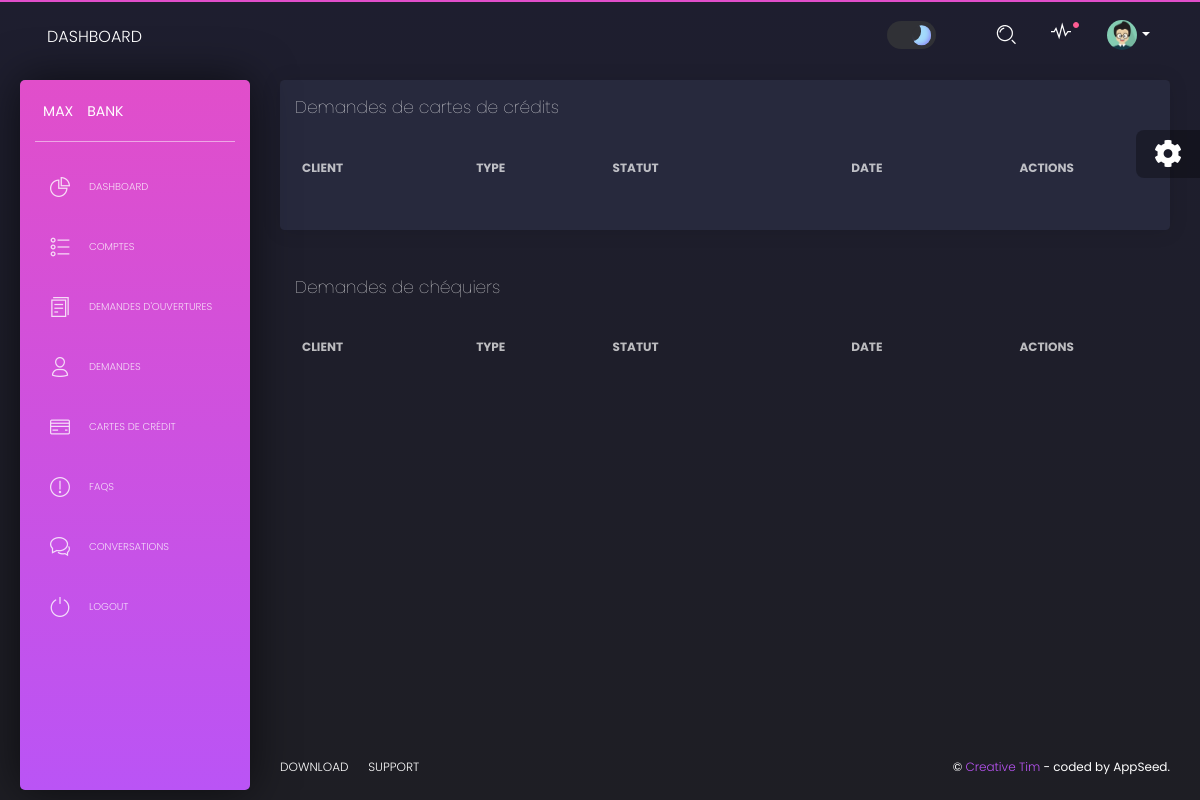
Before: /bankAgent/demandes_client (signed in) with the older database file.
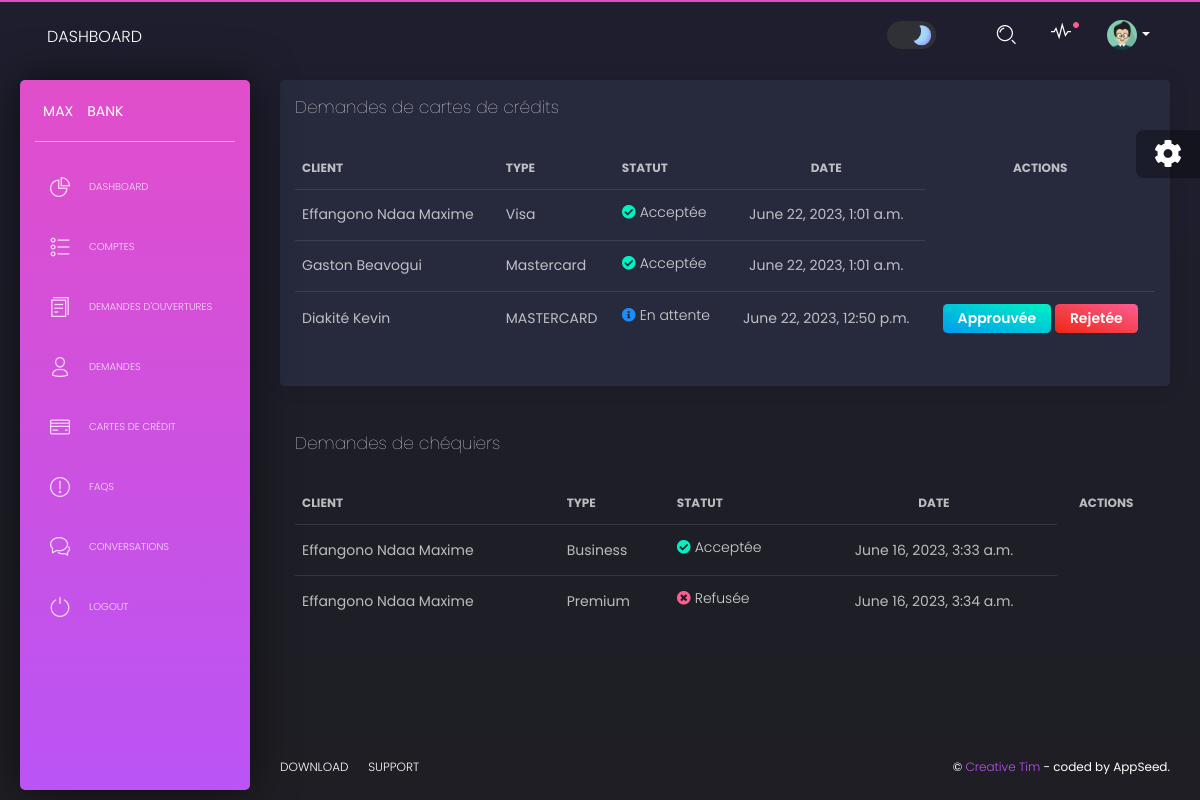
After: the same page with the newer database file.
### api/models.py (models this page shows, shortened)
class Demandes_cartes(models.Model):
    STATUT_CHOICES = (
        ('en_attente', 'En attente'),
        ('approuvee', 'Approuvée'),
        ('rejetee', 'Rejetée'),
    )
    type = models.CharField(max_length=100)
    date = models.DateTimeField(auto_now_add=True)
    status = models.CharField(max_length=100, choices=STATUT_CHOICES, default='en_attente')
    client = models.ForeignKey('Client', on_delete=models.CASCADE)

class Client(models.Model):
    nom = models.CharField(max_length=100)
    email = models.EmailField(unique=True)
    contact = models.CharField(max_length=14, unique=True)
    adresse = models.CharField(max_length=100)
    is_active = models.BooleanField(default=True)
    date_naissance = models.DateField()
    code_secret = models.CharField(max_length=100)
    date_creation = models.DateTimeField(auto_now_add=True)
    agence = models.ForeignKey('Agence', on_delete=models.CASCADE)
    def __str__(self):
        return f"{self.nom}"

class Demandes_chequiers(models.Model):
    STATUT_CHOICES = (
        ('en_attente', 'En attente'),
        ('approuvee', 'Approuvée'),
        ('rejetee', 'Rejetée'),
    )
    type = models.CharField(max_length=100)
    date = models.DateTimeField(auto_now_add=True)
    status = models.CharField(max_length=100, choices=STATUT_CHOICES, default='en_attente')
    client = models.ForeignKey('Client', on_delete=models.CASCADE)

### bankAgent/views.py (the view)
# urls.py: path('demandes_client', views.demandes_client, name='demandes_client'),
@login_required(login_url="/login/")
def demandes_client(request):
    Demandes_chequiers_list = Demandes_chequiers.objects.all()
    Demandes_cartes_list = Demandes_cartes.objects.all()
    context = {'segment': 'demandes',
               'Demandes_chequiers_list': Demandes_chequiers_list,
               'Demandes_cartes_list': Demandes_cartes_list}
    html_template = loader.get_template('home/tables-demandes.html')
    return HttpResponse(html_template.render(context, request))

### templates/home/tables-demandes.html (shortened to what this page needs)
{% extends "layouts/base.html" %}
{% block content %}
  <div class="content">
    <div class="row">
      <div class="col-md-12">
        <div class="card">
          <div class="card-header">
            <h4 class="card-title">Demandes de cartes de crédits</h4>
          </div>
          <div class="card-body">
            <div class="table-responsive">
              <table class="table tablesorter">
                <thead class="text-primary">
                  <tr>
                    <th>Client</th>
                    <th>Type</th>
                    <th>Statut</th>
                    <th class="text-center">Date</th>
                    <th class="text-center">Actions</th>
                  </tr>
                </thead>
                <tbody>
                  {% for demandes in Demandes_cartes_list %}
                  <tr>
                    <td>{{ demandes.client }}</td>
                    <td>{{ demandes.type }}</td>
                    <td>
                    {% if demandes.status == 'Approuvée' %}
                    <p><i class="fas fa-check-circle text-success"></i> Acceptée</p>
                    {% elif demandes.status == 'Rejetée' %}
                    <p><i class="fas fa-times-circle text-danger"></i> Refusée</p>
                    {% else %}
                    <p><i class="fas fa-info-circle text-info"></i> En attente</p>
                    {% endif %}
                    </td>
                    <td class="text-center">{{ demandes.date }}</td>
                    {% if demandes.status == "en_attente" %}
                    <td class="text-center">
                      <a href="{% url 'accept_demande_carte' demandes.pk  %}" class="btn btn-success btn-sm">Approuvée</a>
                      <a href="{% url 'reject_demande_carte' demandes.pk  %}" class="btn btn-danger btn-sm">Rejetée</a>
                    </td>
                    {% endif %}
                  </tr>
                  {% endfor %}
                </tbody>
              </table>
            </div>
          </div>
        </div>
      </div>
      <div class="col-md-12">
        <div class="card card-plain">
          <div class="card-header">
            <h4 class="card-title">Demandes de chéquiers</h4>
          </div>
          <div class="card-body">
            <div class="table-responsive">
              <table class="table tablesorter">
                <thead class="text-primary">
                  <tr>
                    <th>Client</th>
                    <th>Type</th>
                    <th>Statut</th>
                    <th class="text-center">Date</th>
                    <th class="text-center">Actions</th>
                  </tr>
                </thead>
                <tbody>
                  {% for demande in Demandes_chequiers_list %}
                  <tr>
                    <td>{{ demande.client }}</td>
                    <td>{{ demande.type }}</td>
                    <td>
                      {% if demande.status == 'Approuvée' %}
                      <p><i class="fas fa-check-circle text-success"></i> Acceptée</p>
                      {% elif demande.status == 'Rejetée' %}
                      <p><i class="fas fa-times-circle text-danger"></i> Refusée</p>
                      {% else %}
                      <p><i class="fas fa-info-circle text-info"></i> En attente</p>
                      {% endif %}
                      </td>
                    <td class="text-center">{{ demande.date }}</td>
                  </tr>
                  {% endfor %}
                </tbody>
              </table>
            </div>
          </div>
        </div>
      </div>
    </div>
  </div>
{% endblock content %}

Changed rows visible on the page:
added Demandes_cartes: client "Effangono Ndaa Maxime", type "Visa", status "Approuvée" (drawn), date "June 22, 2023, 1:01 a.m."
added Demandes_cartes: client "Gaston Beavogui", type "Mastercard", status "Approuvée" (drawn), date "June 22, 2023, 1:01 a.m."
added Demandes_cartes: client "Diakité Kevin", type "MASTERCARD", status "en_attente" (drawn), date "June 22, 2023, 12:50 p.m."
added Demandes_chequiers: client "Effangono Ndaa Maxime", type "Business", status "Approuvée" (drawn), date "June 16, 2023, 3:33 a.m."
added Demandes_chequiers: client "Effangono Ndaa Maxime", type "Premium", status "Rejetée" (drawn), date "June 16, 2023, 3:34 a.m."
